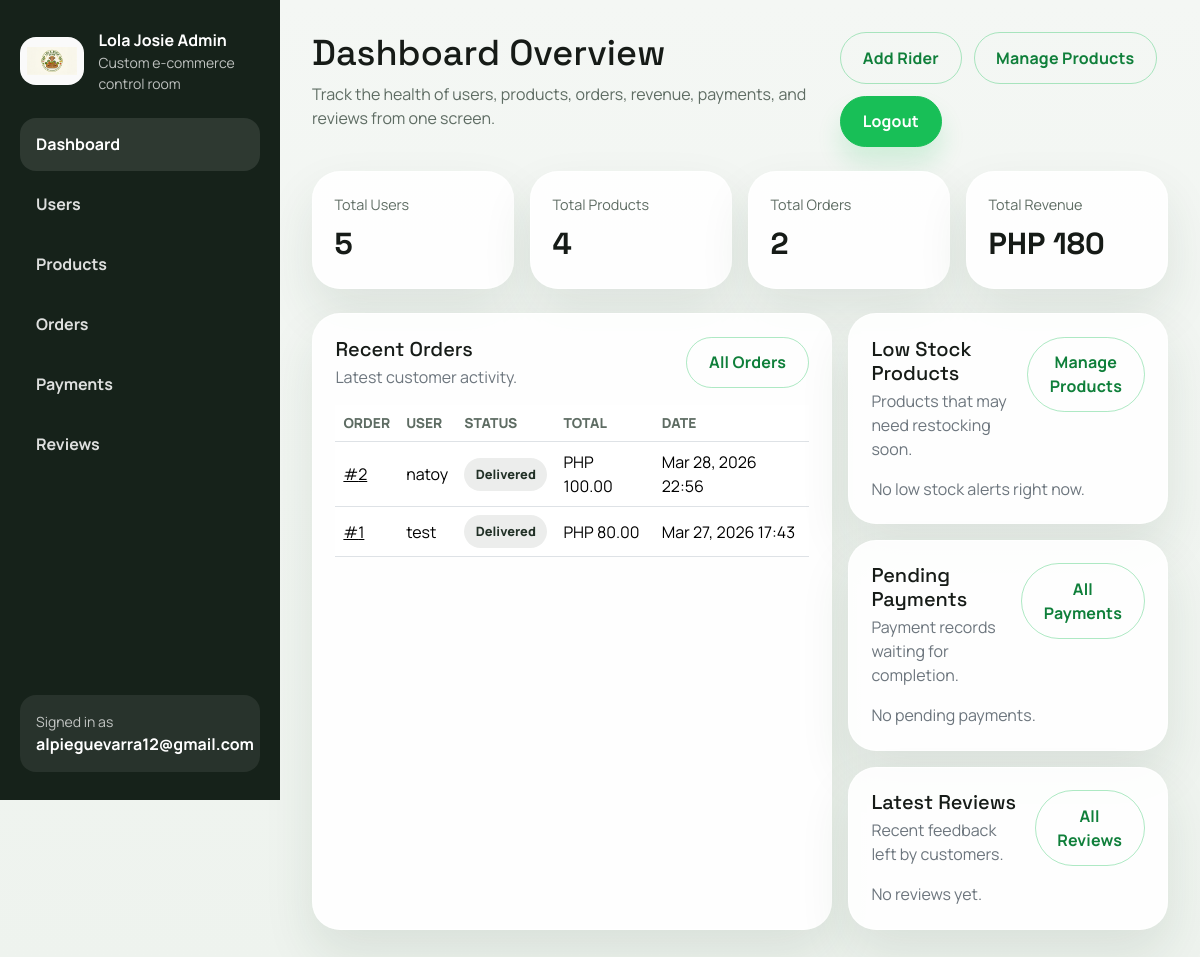
The page /admin-dashboard/ (signed in) on the database as committed earlier.
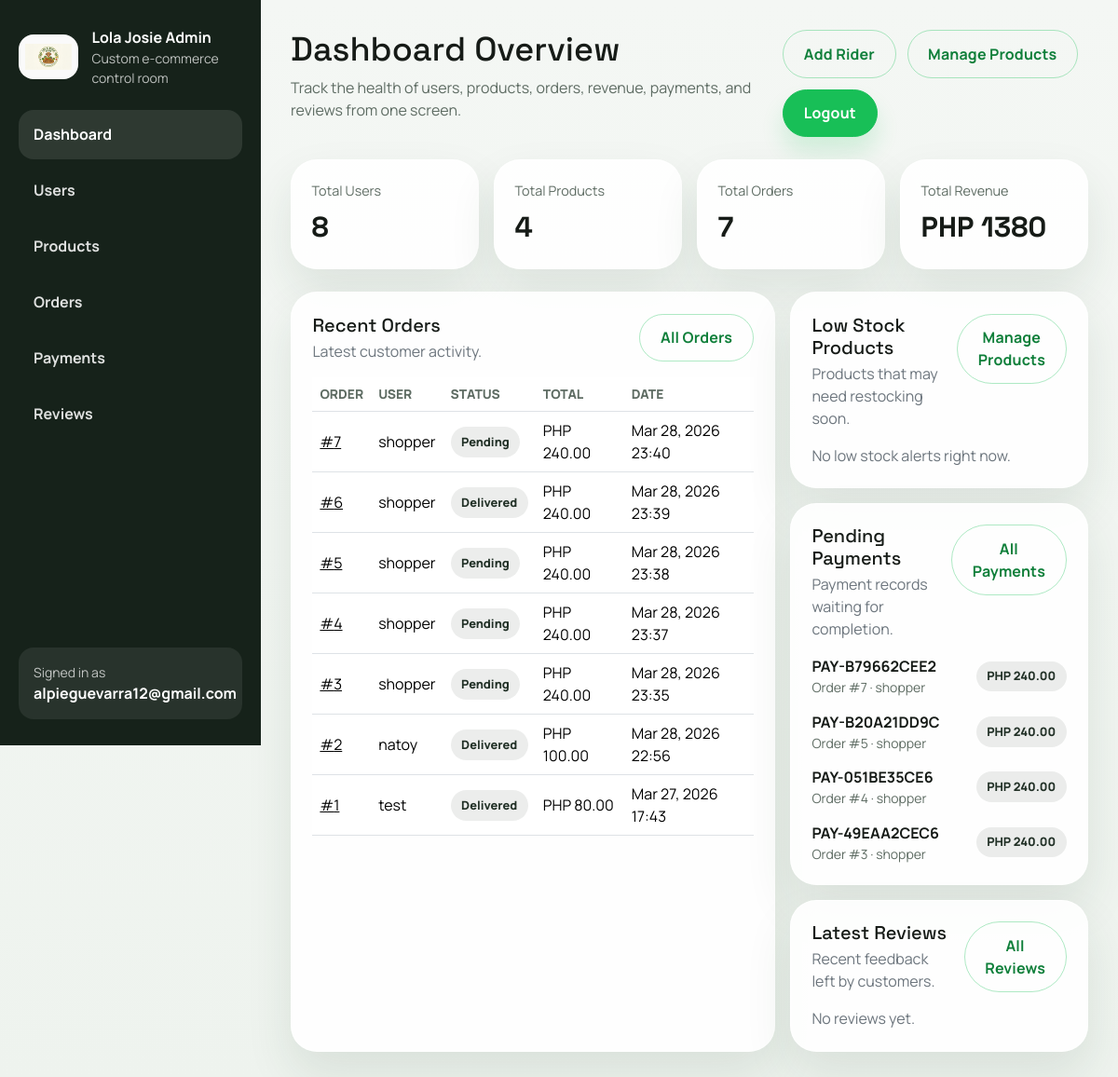
The same page on the database as committed later.
### orders/models.py (models this page shows, shortened)
class Order(models.Model):
    class Status(models.TextChoices):
        PENDING = "Pending", "Pending"
        PROCESSING = "Processing", "Processing"
        ASSIGNED = "Assigned", "Assigned"
        OUT_FOR_DELIVERY = "Out for Delivery", "Out for Delivery"
        SHIPPED = "Shipped", "Shipped"
        DELIVERED = "Delivered", "Delivered"
    class PaymentMethod(models.TextChoices):
        COD = "Cash on Delivery", "Cash on Delivery"
    user = models.ForeignKey(
        settings.AUTH_USER_MODEL,
        on_delete=models.CASCADE,
        related_name="orders",
    )
    assigned_rider = models.ForeignKey(
        settings.AUTH_USER_MODEL,
        on_delete=models.SET_NULL,
        related_name="assigned_orders",
        null=True,
        blank=True,
    )
    full_name = models.CharField(max_length=200)
    address = models.TextField()
    phone = models.CharField(max_length=20)
    payment_method = models.CharField(
        max_length=30,
        choices=PaymentMethod.choices,
        default=PaymentMethod.COD,
    )
    status = models.CharField(
        max_length=20,
        choices=Status.choices,
        default=Status.PENDING,
    )
    delivery_token = models.CharField(max_length=64, db_index=True, default=generate_delivery_token, editable=False)
    delivery_qr_generated_at = models.DateTimeField(default=timezone.now, editable=False)
    delivery_confirmed_at = models.DateTimeField(null=True, blank=True)
    delivery_scanned_by = models.ForeignKey(
        settings.AUTH_USER_MODEL,
        on_delete=models.SET_NULL,
        related_name="completed_delivery_scans",
        null=True,
        blank=True,
    )
    subtotal = models.DecimalField(max_digits=10, decimal_places=2, default=0)
    created_at = models.DateTimeField(auto_now_add=True)
    updated_at = models.DateTimeField(auto_now=True)
    class Meta:
        ordering = ["-created_at"]

class Payment(models.Model):
    class Status(models.TextChoices):
        PENDING = "Pending", "Pending"
        COMPLETED = "Completed", "Completed"
    order = models.OneToOneField(Order, on_delete=models.CASCADE, related_name="payment")
    user = models.ForeignKey(
        settings.AUTH_USER_MODEL,
        on_delete=models.CASCADE,
        related_name="payments",
    )
    amount = models.DecimalField(max_digits=10, decimal_places=2)
    payment_method = models.CharField(
        max_length=30,
        choices=Order.PaymentMethod.choices,
        default=Order.PaymentMethod.COD,
    )
    status = models.CharField(
        max_length=20,
        choices=Status.choices,
        default=Status.PENDING,
    )
    reference = models.CharField(max_length=20, unique=True, default=generate_payment_reference)
    notes = models.TextField(blank=True)
    created_at = models.DateTimeField(auto_now_add=True)
    updated_at = models.DateTimeField(auto_now=True)
    class Meta:
        ordering = ["-created_at"]

### users/admin_views.py (the view)
# urls.py: path("admin-dashboard/", include(("users.admin_urls", "admin_dashboard"), namespace="admin_dashboard")),
@admin_required
def dashboard(request):
    stats = {
        "total_users": User.objects.count(),
        "total_products": Product.objects.count(),
        "total_orders": Order.objects.count(),
        "total_revenue": Order.objects.aggregate(
            total=Coalesce(Sum("subtotal"), 0, output_field=DecimalField(max_digits=10, decimal_places=2))
        )["total"],
    }
    recent_orders = (
        Order.objects.select_related("user", "assigned_rider")
        .prefetch_related("items")
        .order_by("-created_at")[:8]
    )
    low_stock_products = Product.objects.select_related("category").filter(stock__lte=5).order_by("stock", "name")[:6]
    pending_payments = Payment.objects.select_related("order", "user").filter(status=Payment.Status.PENDING)[:5]
    latest_reviews = Review.objects.select_related("product", "user")[:5]
    return render(
        request,
        "admin_dashboard/dashboard.html",
        {
            "stats": stats,
            "recent_orders": recent_orders,
            "low_stock_products": low_stock_products,
            "pending_payments": pending_payments,
            "latest_reviews": latest_reviews,
            "section": "dashboard",
        },
    )

### templates/admin_dashboard/dashboard.html (shortened to what this page needs)
{% extends "admin_dashboard/base_admin.html" %}
{% block admin_title %}Dashboard Overview{% endblock %}
{% block admin_intro %}Track the health of users, products, orders, revenue, payments, and reviews from one screen.{% endblock %}
{% block admin_content %}
<section class="admin-stats-grid">
    <article class="admin-stat-card">
        <span>Total Users</span>
        <strong>{{ stats.total_users }}</strong>
    </article>
    <article class="admin-stat-card">
        <span>Total Products</span>
        <strong>{{ stats.total_products }}</strong>
    </article>
    <article class="admin-stat-card">
        <span>Total Orders</span>
        <strong>{{ stats.total_orders }}</strong>
    </article>
    <article class="admin-stat-card">
        <span>Total Revenue</span>
        <strong>PHP {{ stats.total_revenue }}</strong>
    </article>
</section>
<section class="admin-grid admin-grid--primary">
    <div class="admin-panel">
        <div class="admin-panel__header">
            <div>
                <h2 class="h5 mb-1">Recent Orders</h2>
                <p class="text-secondary mb-0">Latest customer activity.</p>
            </div>
            <a class="btn btn-outline-success" href="{% url 'admin_dashboard:order_list' %}">All Orders</a>
        </div>
        <div class="table-responsive">
            <table class="table admin-table align-middle">
                <thead>
                    <tr>
                        <th>Order</th>
                        <th>User</th>
                        <th>Status</th>
                        <th>Total</th>
                        <th>Date</th>
                    </tr>
                </thead>
                <tbody>
                    {% for order in recent_orders %}
                        <tr>
                            <td><a href="{% url 'admin_dashboard:order_detail' order.id %}">#{{ order.id }}</a></td>
                            <td>{{ order.user.username }}</td>
                            <td><span class="admin-status admin-status--neutral">{{ order.status }}</span></td>
                            <td>PHP {{ order.subtotal }}</td>
                            <td>{{ order.created_at|date:"M d, Y H:i" }}</td>
                        </tr>
                    {% empty %}
                        <tr>
                            <td colspan="5" class="text-center text-secondary py-4">No orders yet.</td>
                        </tr>
                    {% endfor %}
                </tbody>
            </table>
        </div>
    </div>
    <div class="admin-stack">
        <div class="admin-panel">
            <div class="admin-panel__header">
                <div>
                    <h2 class="h5 mb-1">Low Stock Products</h2>
                    <p class="text-secondary mb-0">Products that may need restocking soon.</p>
                </div>
                <a class="btn btn-outline-success" href="{% url 'admin_dashboard:product_list' %}">Manage Products</a>
            </div>
            <ul class="admin-list">
                {% for product in low_stock_products %}
                    <li>
                        <div>
                            <strong>{{ product.name }}</strong>
                            <small>{{ product.category.name }}</small>
                        </div>
                        <span class="admin-badge admin-badge--warning">{{ product.stock }} left</span>
                    </li>
                {% empty %}
                    <li class="text-secondary">No low stock alerts right now.</li>
                {% endfor %}
            </ul>
        </div>
        <div class="admin-panel">
            <div class="admin-panel__header">
                <div>
                    <h2 class="h5 mb-1">Pending Payments</h2>
                    <p class="text-secondary mb-0">Payment records waiting for completion.</p>
                </div>
                <a class="btn btn-outline-success" href="{% url 'admin_dashboard:payment_list' %}">All Payments</a>
            </div>
            <ul class="admin-list">
                {% for payment in pending_payments %}
                    <li>
                        <div>
                            <strong>{{ payment.reference }}</strong>
                            <small>Order #{{ payment.order_id }} · {{ payment.user.username }}</small>
                        </div>
                        <span class="admin-badge admin-badge--neutral">PHP {{ payment.amount }}</span>
                    </li>
                {% empty %}
                    <li class="text-secondary">No pending payments.</li>
                {% endfor %}
            </ul>
        </div>
        <div class="admin-panel">
            <div class="admin-panel__header">
                <div>
                    <h2 class="h5 mb-1">Latest Reviews</h2>
                    <p class="text-secondary mb-0">Recent feedback left by customers.</p>
                </div>
                <a class="btn btn-outline-success" href="{% url 'admin_dashboard:review_list' %}">All Reviews</a>
            </div>
            <ul class="admin-list">
                {% for review in latest_reviews %}
                    <li>
                        <div>
                            <strong>{{ review.product.name }}</strong>
                            <small>{{ review.user.username }} · {{ review.rating }}/5</small>
                        </div>
                        <span class="text-secondary">{{ review.created_at|date:"M d" }}</span>
                    </li>
                {% empty %}
                    <li class="text-secondary">No reviews yet.</li>
                {% endfor %}
            </ul>
        </div>
    </div>
</section>
{% endblock %}

### templates/admin_dashboard/base_admin.html (shortened to what this page needs)
{% load static %}
<!DOCTYPE html>
<html lang="en">
<head>
    <link rel="stylesheet" href="{% static 'frontend/storefront.css' %}">
    <link rel="stylesheet" href="{% static 'admin_dashboard/admin.css' %}">
    <link rel="stylesheet" href="{% static 'css/admin-rider.css' %}">
</head>
<body class="admin-panel-body">
    <div class="admin-layout">
        <aside class="admin-sidebar">
            <a class="admin-brand text-decoration-none" href="{% url 'admin_dashboard:index' %}">
                <span class="admin-brand__mark">
                    <img src="{% static 'branding/logo.png' %}" alt="Lola Josie logo" class="admin-brand__logo">
                </span>
                <span>
                    <strong>Lola Josie Admin</strong>
                    <small>Custom e-commerce control room</small>
                </span>
            </a>
            <nav class="admin-nav">
                <a class="admin-nav__link {% if section == 'dashboard' %}is-active{% endif %}" href="{% url 'admin_dashboard:index' %}">Dashboard</a>
                <a class="admin-nav__link {% if section == 'users' %}is-active{% endif %}" href="{% url 'admin_dashboard:user_list' %}">Users</a>
                <a class="admin-nav__link {% if section == 'products' %}is-active{% endif %}" href="{% url 'admin_dashboard:product_list' %}">Products</a>
                <a class="admin-nav__link {% if section == 'orders' %}is-active{% endif %}" href="{% url 'admin_dashboard:order_list' %}">Orders</a>
                <a class="admin-nav__link {% if section == 'payments' %}is-active{% endif %}" href="{% url 'admin_dashboard:payment_list' %}">Payments</a>
                <a class="admin-nav__link {% if section == 'reviews' %}is-active{% endif %}" href="{% url 'admin_dashboard:review_list' %}">Reviews</a>
            </nav>
            <div class="admin-sidebar__footer">
                <small>Signed in as</small>
                <strong>{{ request.user.username }}</strong>
            </div>
        </aside>
        <main class="admin-main">
            <header class="admin-topbar">
                <div>
                    <h1 class="admin-topbar__title">{% block admin_title %}Admin Dashboard{% endblock %}</h1>
                    <p class="admin-topbar__copy">{% block admin_intro %}Manage the storefront from one secure place.{% endblock %}</p>
                </div>
                <div class="admin-topbar__actions">
                    <a class="btn btn-outline-success" href="{% url 'admin_dashboard:rider_create' %}">Add Rider</a>
                    <a class="btn btn-outline-success" href="{% url 'admin_dashboard:product_list' %}">Manage Products</a>
                    <form action="{% url 'admin_dashboard:logout' %}" method="post" class="d-inline">
                        <button type="submit" class="btn btn-success">Logout</button>
                    </form>
                </div>
            </header>
            {% block admin_content %}{% endblock %}
        </main>
    </div>
</body>
</html>

Rows that differ between the two databases and show on the page:
added Order: id "7", user.username "shopper", status "Pending", subtotal "240.00", created_at "Mar 28, 2026 23:40"
added Order: id "6", user.username "shopper", status "Delivered", subtotal "240.00", created_at "Mar 28, 2026 23:39"
added Order: id "5", user.username "shopper", status "Pending", subtotal "240.00", created_at "Mar 28, 2026 23:38"
added Order: id "4", user.username "shopper", status "Pending", subtotal "240.00", created_at "Mar 28, 2026 23:37"
added Order: id "3", user.username "shopper", status "Pending", subtotal "240.00", created_at "Mar 28, 2026 23:35"
added Payment: reference "PAY-B79662CEE2", order_id "7", user.username "shopper", amount "240.00"
added Payment: reference "PAY-B20A21DD9C", order_id "5", user.username "shopper", amount "240.00"
added Payment: reference "PAY-051BE35CE6", order_id "4", user.username "shopper", amount "240.00"
added Payment: reference "PAY-49EAA2CEC6", order_id "3", user.username "shopper", amount "240.00"
Other text that changed with them:
{{ stats.total_users }}: "5" → "8"
{{ stats.total_orders }}: "2" → "7"
{{ stats.total_revenue }}: "180" → "1380"
text no longer shown: "No pending payments."
